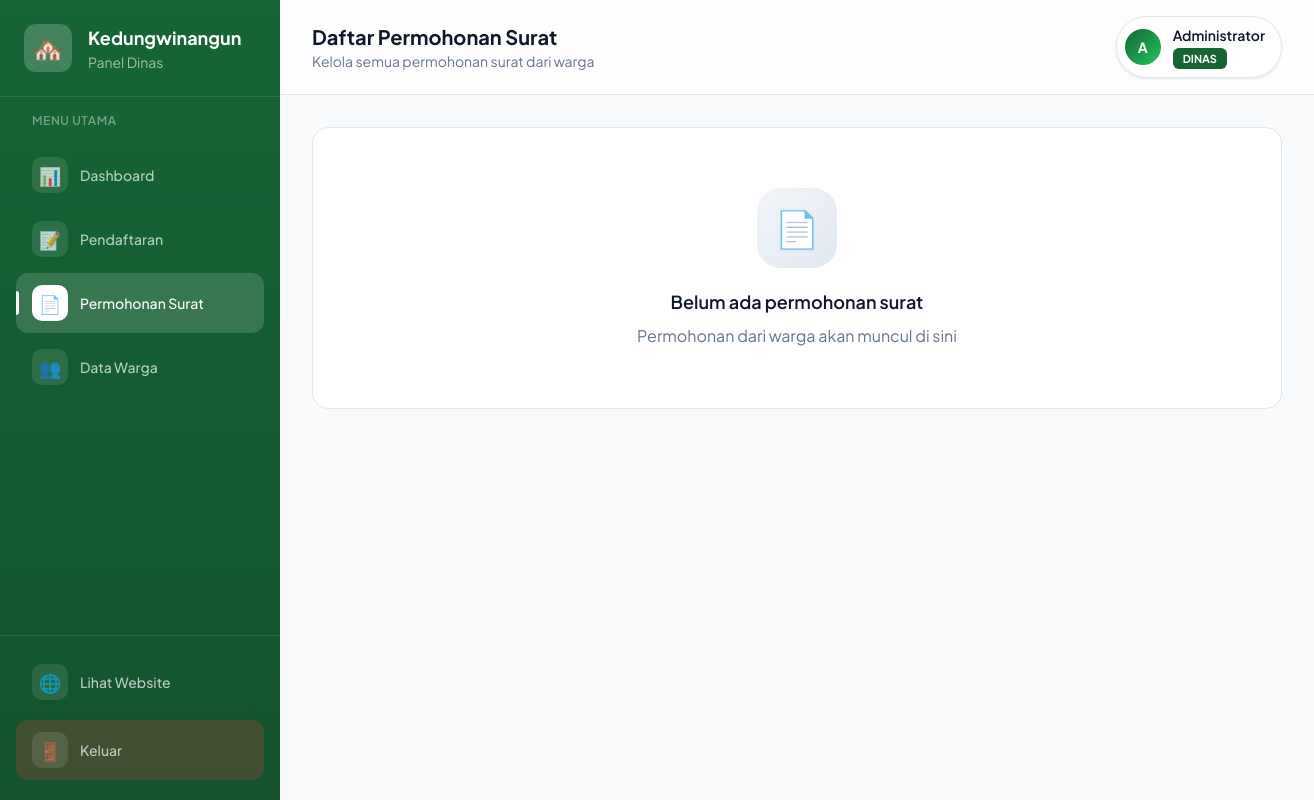
Page /dinas/permohonan (signed in) on the earlier database version.
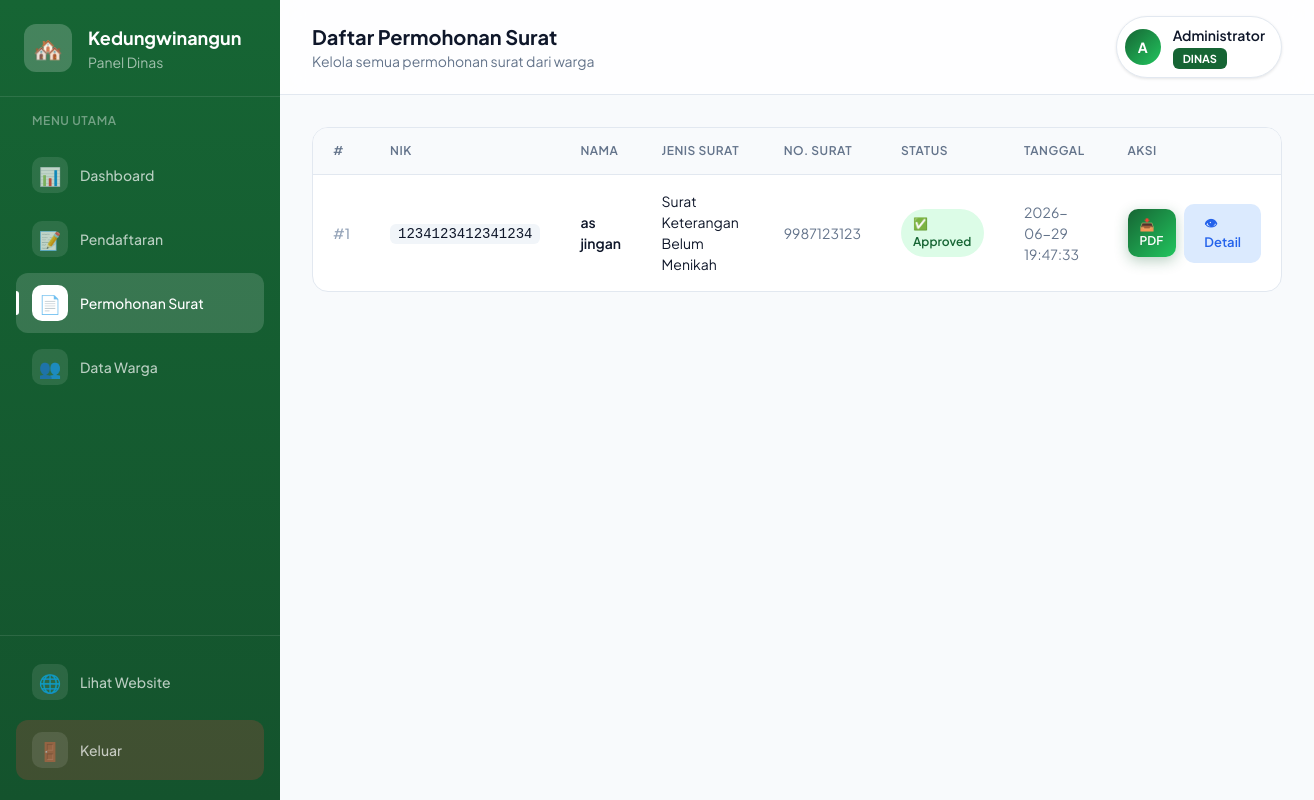
Same page on the later database version.
### tables this page shows
CREATE TABLE users (
            id INTEGER PRIMARY KEY AUTOINCREMENT,
            nik TEXT UNIQUE NOT NULL,
            nama_lengkap TEXT NOT NULL,
            email TEXT,
            no_telepon TEXT,
            alamat TEXT,
            password_hash TEXT NOT NULL,
            role TEXT DEFAULT 'penduduk',
            status TEXT DEFAULT 'pending',
            ktp_path TEXT,
            kk_path TEXT,
            created_at TIMESTAMP DEFAULT CURRENT_TIMESTAMP,
            approved_by INTEGER,
            approved_at TIMESTAMP
        );

CREATE TABLE permohonan_surat (
            id INTEGER PRIMARY KEY AUTOINCREMENT,
            user_id INTEGER NOT NULL,
            jenis_surat_id INTEGER NOT NULL,
            nomor_surat TEXT,
            data_json TEXT,
            status TEXT DEFAULT 'pending',
            catatan TEXT,
            file_surat TEXT,
            approved_by INTEGER,
            approved_at TIMESTAMP,
            created_at TIMESTAMP DEFAULT CURRENT_TIMESTAMP,
            FOREIGN KEY (user_id) REFERENCES users (id),
            FOREIGN KEY (jenis_surat_id) REFERENCES jenis_surat (id)
        );

CREATE TABLE jenis_surat (
            id INTEGER PRIMARY KEY AUTOINCREMENT,
            kode TEXT UNIQUE NOT NULL,
            nama TEXT NOT NULL,
            deskripsi TEXT,
            required_docs TEXT,
            active INTEGER DEFAULT 1,
            created_at TIMESTAMP DEFAULT CURRENT_TIMESTAMP
        );

### routes/dinas.py (the view)
@dinas_bp.route("/permohonan")
@dinas_required
def permohonan_list():
    permits = get_all_permohonan_surat()
    return render_template("dinas/permohonan_list.html", permits=permits)

### app.py (called while the page is built)
@app.context_processor
def inject_openrouter_key():
    return {
        'openrouter_api_key': environ.get('OPENROUTER_API_KEY', '')
    }

### models.py (called while the page is built)
def get_db_connection():
    conn = sqlite3.connect(Config.DB_NAME)
    conn.row_factory = sqlite3.Row
    return conn

def get_user_by_id(user_id):
    conn = get_db_connection()
    cursor = conn.cursor()
    cursor.execute('SELECT * FROM users WHERE id = ?', (user_id,))
    user = cursor.fetchone()
    conn.close()
    return dict(user) if user else None

def get_all_permohonan_surat():
    conn = get_db_connection()
    cursor = conn.cursor()
    cursor.execute('''
        SELECT ps.*, js.nama as jenis_nama, js.kode as jenis_kode, u.nama_lengkap, u.nik, u.alamat
        FROM permohonan_surat ps
        JOIN jenis_surat js ON ps.jenis_surat_id = js.id
        JOIN users u ON ps.user_id = u.id
        ORDER BY ps.created_at DESC
    ''')
    permits = [dict(row) for row in cursor.fetchall()]
    conn.close()
    return permits

### routes/dinas.py (called while the page is built)
def dinas_required(f):
    @wraps(f)
    def decorated(*args, **kwargs):
        if 'user_logged_in' not in session:
            return redirect(url_for('user.login'))
        user = get_user_by_id(session.get('user_id'))
        if not user or user['role'] not in ['admin', 'dinas']:
            flash('Anda tidak memiliki akses ke halaman ini!', 'error')
            return redirect(url_for('user.dashboard'))
        return f(*args, **kwargs)
    return decorated

### templates/dinas/permohonan_list.html (shortened to what this page needs)
{% extends 'dinas/base.html' %}
{% block page_title %}Daftar Permohonan Surat{% endblock %}
{% block page_subtitle %}Kelola semua permohonan surat dari warga{% endblock %}
{% block content %}
<div class="card">
    <div class="table-container">
        {% if permits %}
        <table>
            <thead>
                <tr>
                    <th>#</th>
                    <th>NIK</th>
                    <th>Nama</th>
                    <th>Jenis Surat</th>
                    <th>No. Surat</th>
                    <th>Status</th>
                    <th>Tanggal</th>
                    <th>Aksi</th>
                </tr>
            </thead>
            <tbody>
                {% for permit in permits %}
                <tr>
                    <td class="text-slate-400 font-medium">#{{ loop.index }}</td>
                    <td><code>{{ permit.nik }}</code></td>
                    <td class="font-semibold dark:text-slate-100">{{ permit.nama_lengkap }}</td>
                    <td>{{ permit.jenis_nama }}</td>
                    <td class="text-slate-500">{{ permit.nomor_surat or '-' }}</td>
                    <td>
                        {% if permit.status == 'approved' %}
                        <span class="badge badge-approved">✅ Approved</span>
                        {% elif permit.status == 'rejected' %}
                        <span class="badge badge-rejected">✗ Rejected</span>
                        {% else %}
                        <span class="badge badge-pending">⏳ Pending</span>
                        {% endif %}
                    </td>
                    <td class="text-slate-500">{{ permit.created_at }}</td>
                    <td>
                        <div class="flex items-center gap-2">
                            {% if permit.status == 'approved' and permit.nomor_surat %}
                            <a href="{{ url_for('dinas.generate_surat_pdf', permit_id=permit.id) }}"
                               class="btn btn-primary text-xs py-2 px-3" title="Download PDF">
                                📥 PDF
                            </a>
                            {% endif %}
                            <a href="{{ url_for('dinas.permohonan_detail', permit_id=permit.id) }}" class="btn btn-view">
                                👁 Detail
                            </a>
                        </div>
                    </td>
                </tr>
                {% endfor %}
            </tbody>
        </table>
        {% else %}
        <div class="empty-state">
            <div class="empty-icon">📄</div>
            <h3 class="text-lg font-semibold mb-2">Belum ada permohonan surat</h3>
            <p class="text-slate-500 dark:text-slate-400">Permohonan dari warga akan muncul di sini</p>
        </div>
        {% endif %}
    </div>
</div>
{% endblock %}

### templates/dinas/base.html (shortened to what this page needs)
<!DOCTYPE html>
<html lang="id">
<head>
    <script src="https://cdn.tailwindcss.com"></script>
</head>
<body class="bg-slate-50 text-slate-900">
    <div class="flex min-h-screen">
        <aside class="sidebar" id="sidebar">
            <div class="p-6 border-b border-white/10">
                <div class="flex items-center gap-4">
                    <div class="w-12 h-12 bg-white/20 rounded-xl flex items-center justify-center text-2xl">
                        🏘️
                    </div>
                    <div>
                        <h1 class="text-white font-bold text-lg">Kedungwinangun</h1>
                        <p class="text-white/60 text-sm">Panel Dinas</p>
                    </div>
                </div>
            </div>
            <nav class="p-4">
                <p class="text-white/40 text-xs font-semibold uppercase tracking-wider px-4 mb-4">Menu Utama</p>
                <a href="{{ url_for('dinas.dashboard') }}" class="sidebar-item {% if request.endpoint == 'dinas.dashboard' %}active{% endif %}">
                    <div class="sidebar-icon">📊</div>
                    Dashboard
                </a>
                <a href="{{ url_for('dinas.pending_users') }}" class="sidebar-item {% if request.endpoint == 'dinas.pending_users' %}active{% endif %}">
                    <div class="sidebar-icon">📝</div>
                    Pendaftaran
                </a>
                <a href="{{ url_for('dinas.permohonan_list') }}" class="sidebar-item {% if request.endpoint in ['dinas.permohonan_list', 'dinas.permohonan_detail'] %}active{% endif %}">
                    <div class="sidebar-icon">📄</div>
                    Permohonan Surat
                </a>
                <a href="{{ url_for('dinas.all_users') }}" class="sidebar-item {% if request.endpoint == 'dinas.all_users' %}active{% endif %}">
                    <div class="sidebar-icon">👥</div>
                    Data Warga
                </a>
            </nav>
            <div class="absolute bottom-0 left-0 right-0 p-4 border-t border-white/10">
                <a href="{{ url_for('public.index') }}" class="sidebar-item mb-2">
                    <div class="sidebar-icon">🌐</div>
                    Lihat Website
                </a>
                <a href="{{ url_for('user.logout') }}" class="sidebar-item" style="background: rgba(239, 68, 68, 0.2);">
                    <div class="sidebar-icon">🚪</div>
                    Keluar
                </a>
            </div>
        </aside>
        <main class="main-content flex-1">
            <header class="glass sticky top-0 z-50 border-b border-slate-200 dark:border-slate-700 px-8 py-4">
                <div class="flex items-center justify-between">
                    <div class="flex items-center gap-4">
                        <div>
                            <h2 class="text-xl font-bold">{% block page_title %}Dashboard{% endblock %}</h2>
                            <p class="text-sm text-slate-500 dark:text-slate-400">{% block page_subtitle %}Kelola pendaftaran dan permohonan surat warga{% endblock %}</p>
                        </div>
                    </div>
                    <div class="user-menu">
                        <div class="user-avatar">{{ session.user_nama[:1]|upper if session.user_nama else 'P' }}</div>
                        <div class="hidden sm:block">
                            <p class="text-sm font-semibold">{{ session.get('user_nama', 'Petugas') }}</p>
                            <span class="role-badge">Dinas</span>
                        </div>
                    </div>
                </div>
            </header>
            <div class="p-8">
                {% block content %}{% endblock %}
            </div>
        </main>
    </div>
</body>
</html>

### templates/dinas/base.html (style rules this page uses)
* { margin: 0; padding: 0; box-sizing: border-box; }
html { font-family: 'Plus Jakarta Sans', sans-serif; }
* { transition: background-color 0.2s ease, border-color 0.2s ease, color 0.2s ease, transform 0.2s ease; }
.glass { background: rgba(255, 255, 255, 0.8); backdrop-filter: blur(12px); -webkit-backdrop-filter: blur(12px); }
.sidebar { width: 280px; background: linear-gradient(180deg, #166534 0%, #14532d 100%); position: fixed; height: 100vh; z-index: 100; transition: transform 0.3s cubic-bezier(0.4, 0, 0.2, 1); }
.sidebar-item { display: flex; align-items: center; gap: 12px; padding: 12px 16px; border-radius: 12px; color: rgba(255,255,255,0.7); text-decoration: none; font-size: 14px; font-weight: 500; margin-bottom: 4px; position: relative; overflow: hidden; }
.sidebar-item.active { background: rgba(255,255,255,0.15); color: white; }
.sidebar-item.active::before { content: ''; position: absolute; left: 0; top: 50%; transform: translateY(-50%); width: 3px; height: 24px; background: white; border-radius: 0 4px 4px 0; }
.sidebar-icon { width: 36px; height: 36px; border-radius: 10px; display: flex; align-items: center; justify-content: center; font-size: 18px; background: rgba(255,255,255,0.1); }
.sidebar-item.active .sidebar-icon { background: white; }
.main-content { margin-left: 280px; min-height: 100vh; background: #f8fafc; }
.card { background: white; border-radius: 16px; border: 1px solid #e2e8f0; overflow: hidden; transition: all 0.3s ease; }
.table-container { overflow-x: auto; }
table { width: 100%; border-collapse: collapse; }
th { text-align: left; padding: 14px 20px; font-size: 12px; font-weight: 600; color: #64748b; text-transform: uppercase; letter-spacing: 0.5px; background: #f8fafc; border-bottom: 1px solid #e2e8f0; }
td { padding: 16px 20px; font-size: 14px; border-bottom: 1px solid #f1f5f9; vertical-align: middle; }
tr:last-child td { border-bottom: none; }
.badge { display: inline-flex; align-items: center; gap: 6px; padding: 6px 12px; border-radius: 100px; font-size: 12px; font-weight: 600; }
.badge-approved { background: #dcfce7; color: #166534; }
.btn { display: inline-flex; align-items: center; justify-content: center; gap: 8px; padding: 10px 20px; border-radius: 10px; font-size: 13px; font-weight: 600; text-decoration: none; cursor: pointer; border: none; font-family: inherit; }
.btn-primary { background: linear-gradient(135deg, #166534, #22c55e); color: white; box-shadow: 0 4px 14px rgba(22, 101, 52, 0.3); }
.btn-view { background: #dbeafe; color: #2563eb; }
.user-menu { display: flex; align-items: center; gap: 12px; padding: 8px 16px 8px 8px; background: white; border-radius: 100px; box-shadow: 0 1px 3px rgba(0,0,0,0.1); border: 1px solid #e2e8f0; }
.user-avatar { width: 36px; height: 36px; background: linear-gradient(135deg, #166534, #22c55e); border-radius: 50%; display: flex; align-items: center; justify-content: center; color: white; font-weight: 700; font-size: 14px; }
.role-badge { background: #166534; color: white; padding: 4px 10px; border-radius: 6px; font-size: 11px; font-weight: 700; text-transform: uppercase; }
code { background: #f1f5f9; padding: 2px 8px; border-radius: 6px; font-size: 13px; font-family: 'JetBrains Mono', monospace; }

Differences in the rows shown:
added permohonan_surat: nik "1234123412341234", nama_lengkap "as jingan", jenis_nama "Surat Keterangan Belum Menikah", nomor_surat "9987123123", status "✅ Approved", created_at "2026-06-29 19:47:33"
Other differences:
text no longer shown: "📄 Belum ada permohonan surat Permohonan dari warga akan muncul di sini"
text now shown: "# NIK NAMA JENIS SURAT NO. SURAT STATUS TANGGAL AKSI"
